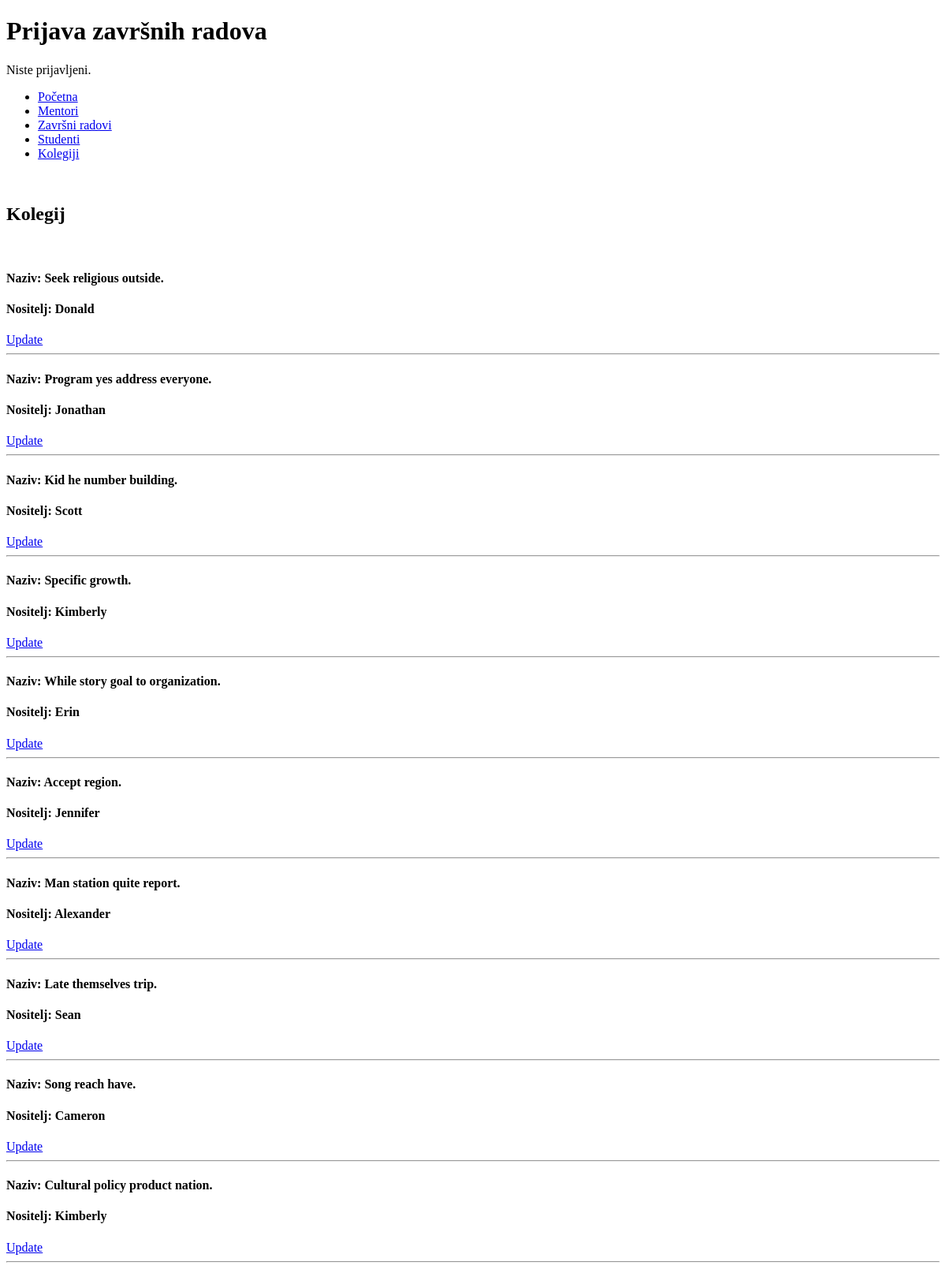
Page /kolegiji/ on the earlier database version.
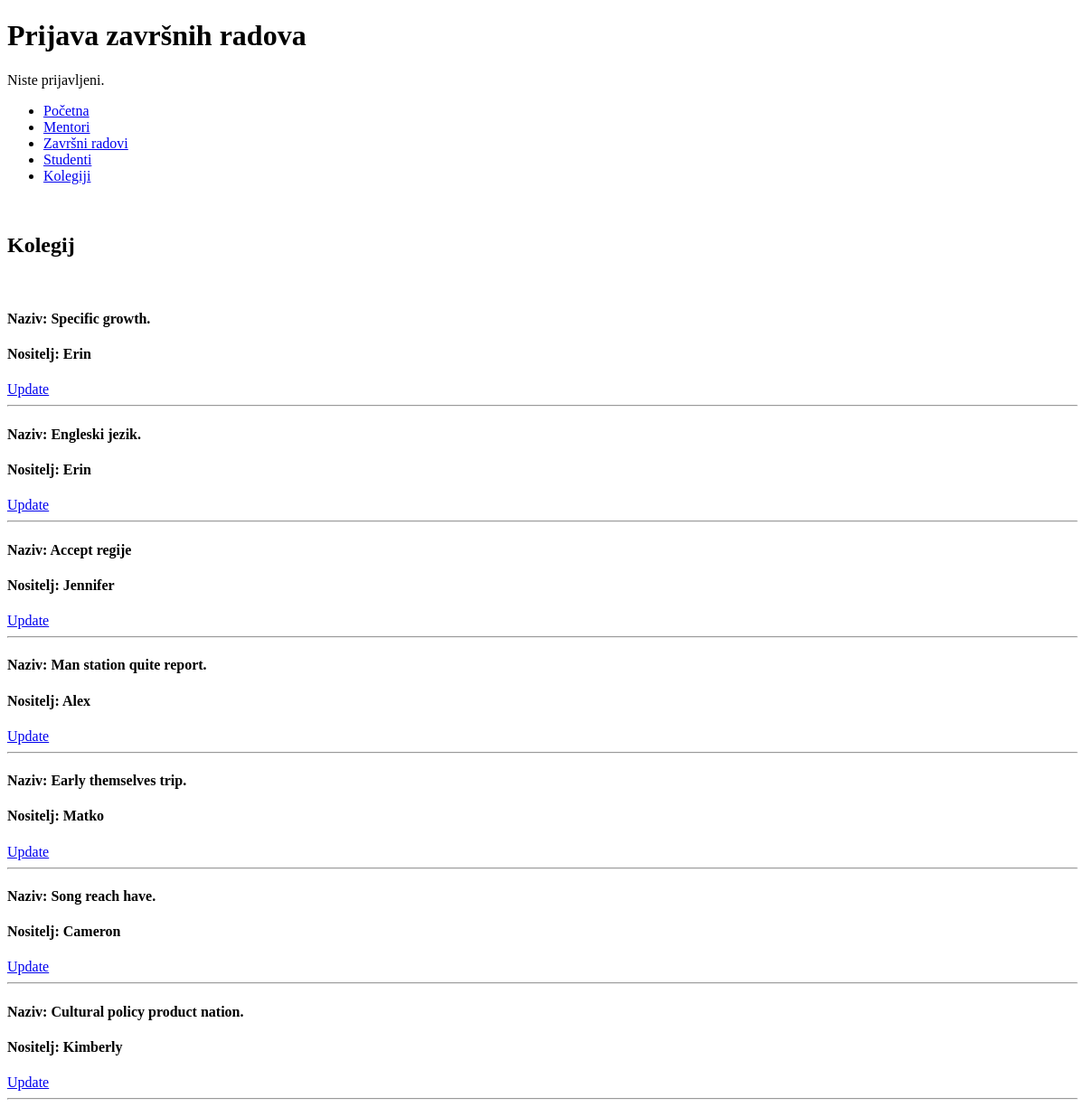
Same page on the later database version.
### main/models.py (models this page shows, shortened)
class Kolegij(models.Model):
    kolegij_naziv = models.CharField(max_length=50)
    kolegij_nositelj = models.ForeignKey(Mentor, on_delete=models.CASCADE, default=1)

class Mentor(models.Model):
    mentor_ime = models.CharField(max_length=30)
    mentor_prezime = models.CharField(max_length=30)
    def __str__(self):
        return self.mentor_ime

### main/views.py (the view)
# urls.py: path('kolegiji/', KolegijList.as_view(), name='kolegiji'),
class KolegijList(ListView):
    model = Kolegij

### templates/main/kolegij_list.html (shortened to what this page needs)
{% extends "base_generic.html" %}
{% block content %}
<br>
<h2> Kolegij </h2>
<br>
{% for kolegij in kolegij_list %}
    <div class="kolegij">
        <h4>Naziv: {{ kolegij.kolegij_naziv }}</h4>
        <h4>Nositelj: {{kolegij.kolegij_nositelj}}</h4>
		<a href="{% url 'main:update-kolegij' kolegij.pk %}">Update</a>
        <hr>
    </div>
{% endfor %}
{% endblock %}

### templates/base_generic.html (shortened to what this page needs)
<!DOCTYPE html>
<html lang="en">
<head>
</head>
<body>
    <h1>Prijava završnih radova </h1>
    {% if user.is_authenticated %}
    <p>Vaše ime: {{ user.username }}</p>
{% else %}
    <p>Niste prijavljeni.</p>
{% endif %}
    <div id="sidebar">
        {% block sidebar %}
        <ul>
			<li><a href="{% url 'main:homepage' %}">Početna</a></li>
            <li><a href="/mentori">Mentori</a></li>
            <li><a href="/zavrsniradovi">Završni radovi</a></li>
            <li><a href="/studenti">Studenti</a></li>
            <li><a href="/kolegiji">Kolegiji</a></li>
        </ul>
        {% endblock %}
    </div>
    <div class="content">
        {% block content %}
        {% endblock %}
    </div>
</body>
</html>

Differences in the rows shown:
removed Kolegij: kolegij_naziv "Seek religious outside.", kolegij_nositelj "Donald"
removed Kolegij: kolegij_naziv "Program yes address everyone.", kolegij_nositelj "Jonathan"
removed Kolegij: kolegij_naziv "Kid he number building.", kolegij_nositelj "Scott"
changed Kolegij "Specific growth.": kolegij_nositelj "Kimberly" → "Erin"
changed Kolegij: kolegij_naziv "While story goal to organization." → "Engleski jezik."
changed Kolegij "Jennifer": kolegij_naziv "Accept region." → "Accept regije"
changed through a linked row, Kolegij "Man station quite report.": kolegij_nositelj "Alexander" → "Alex"
changed Kolegij: kolegij_naziv "Late themselves trip." → "Early themselves trip."; kolegij_nositelj "Sean" → "Matko"
